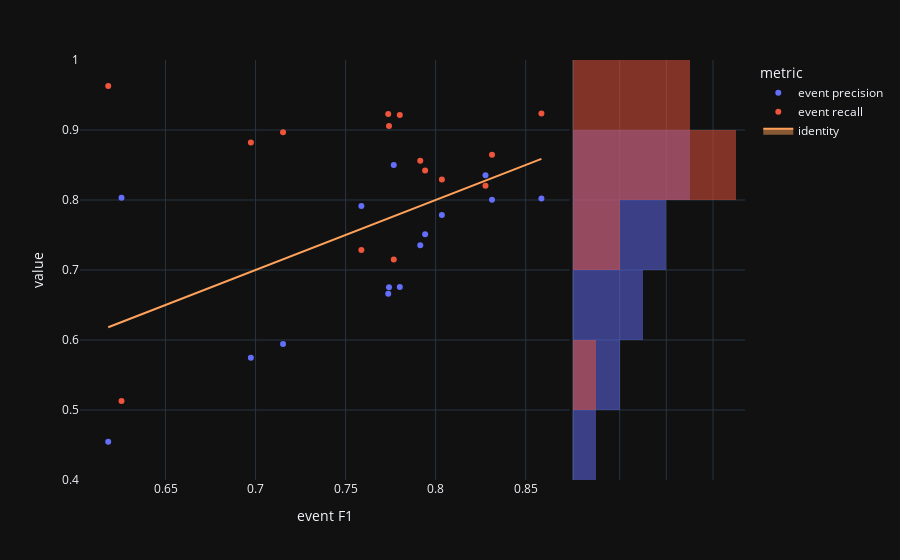

The code cell stored with this chart in its notebook:
### Code cell
fig=px.scatter(visualTradeoff,x='event F1',y='value',color='metric', marginal_y="histogram")
fig.add_trace(
    go.Scatter(x=experimentModels['eventF1'], y=experimentModels['eventF1'], name="identity", mode='lines',fill="toself")
)
fig.show()

### Figure 1 — Plotly figure (JSON) as saved in the notebook; plotly's stock layout.template omitted (floating-point values rounded to 4 significant figures)
{"data": [{"hovertemplate": "metric=event precision<br>event F1=%{x}<br>value=%{y}<extra></extra>", "legendgroup": "event precision", "marker": {"color": "#636efa", "symbol": "circle"}, "mode": "markers", "name": "event precision", "orientation": "v", "showlegend": true, "x": [0.8035, 0.8587, 0.6182, 0.7768, 0.6256, 0.6974, 0.8277, 0.7915, 0.8313, 0.7153, 0.7801, 0.7737, 0.7588, 0.7942, 0.7741], "xaxis": "x", "y": [0.7785, 0.8022, 0.4545, 0.8501, 0.8031, 0.5748, 0.8353, 0.7355, 0.8004, 0.5941, 0.6758, 0.6659, 0.7914, 0.7511, 0.6753], "yaxis": "y", "type": "scatter"}, {"alignmentgroup": "True", "bingroup": "y", "hovertemplate": "metric=event precision<br>value=%{y}<br>count=%{x}<extra></extra>", "legendgroup": "event precision", "marker": {"color": "#636efa"}, "name": "event precision", "offsetgroup": "event precision", "opacity": 0.5, "showlegend": false, "xaxis": "x2", "y": [0.7785, 0.8022, 0.4545, 0.8501, 0.8031, 0.5748, 0.8353, 0.7355, 0.8004, 0.5941, 0.6758, 0.6659, 0.7914, 0.7511, 0.6753], "yaxis": "y2", "type": "histogram"}, {"hovertemplate": "metric=event recall<br>event F1=%{x}<br>value=%{y}<extra></extra>", "legendgroup": "event recall", "marker": {"color": "#EF553B", "symbol": "circle"}, "mode": "markers", "name": "event recall", "orientation": "v", "showlegend": true, "x": [0.8035, 0.8587, 0.6182, 0.7768, 0.6256, 0.6974, 0.8277, 0.7915, 0.8313, 0.7153, 0.7801, 0.7737, 0.7588, 0.7942, 0.7741], "xaxis": "x", "y": [0.8294, 0.9236, 0.963, 0.7151, 0.5128, 0.8822, 0.8203, 0.8562, 0.8645, 0.8967, 0.9214, 0.9227, 0.7287, 0.8423, 0.9057], "yaxis": "y", "type": "scatter"}, {"alignmentgroup": "True", "bingroup": "y", "hovertemplate": "metric=event recall<br>value=%{y}<br>count=%{x}<extra></extra>", "legendgroup": "event recall", "marker": {"color": "#EF553B"}, "name": "event recall", "offsetgroup": "event recall", "opacity": 0.5, "showlegend": false, "xaxis": "x2", "y": [0.8294, 0.9236, 0.963, 0.7151, 0.5128, 0.8822, 0.8203, 0.8562, 0.8645, 0.8967, 0.9214, 0.9227, 0.7287, 0.8423, 0.9057], "yaxis": "y2", "type": "histogram"}, {"fill": "toself", "mode": "lines", "name": "identity", "x": [0.8035, 0.8587, 0.6182, 0.7768, 0.6256, 0.6974, 0.8277, 0.7915, 0.8313, 0.7153, 0.7801, 0.7737, 0.7588, 0.7942, 0.7741], "y": [0.8035, 0.8587, 0.6182, 0.7768, 0.6256, 0.6974, 0.8277, 0.7915, 0.8313, 0.7153, 0.7801, 0.7737, 0.7588, 0.7942, 0.7741], "type": "scatter"}], "layout": {"xaxis": {"anchor": "y", "domain": [0.0, 0.7363], "title": {"text": "event F1"}}, "yaxis": {"anchor": "x", "domain": [0.0, 1.0], "title": {"text": "value"}}, "xaxis2": {"anchor": "y2", "domain": [0.7413, 1.0], "matches": "x2", "showticklabels": false, "showline": false, "ticks": "", "showgrid": true}, "yaxis2": {"anchor": "x2", "domain": [0.0, 1.0], "matches": "y", "showticklabels": false, "showgrid": true}, "legend": {"title": {"text": "metric"}, "tracegroupgap": 0}, "margin": {"t": 60}, "barmode": "overlay"}}
